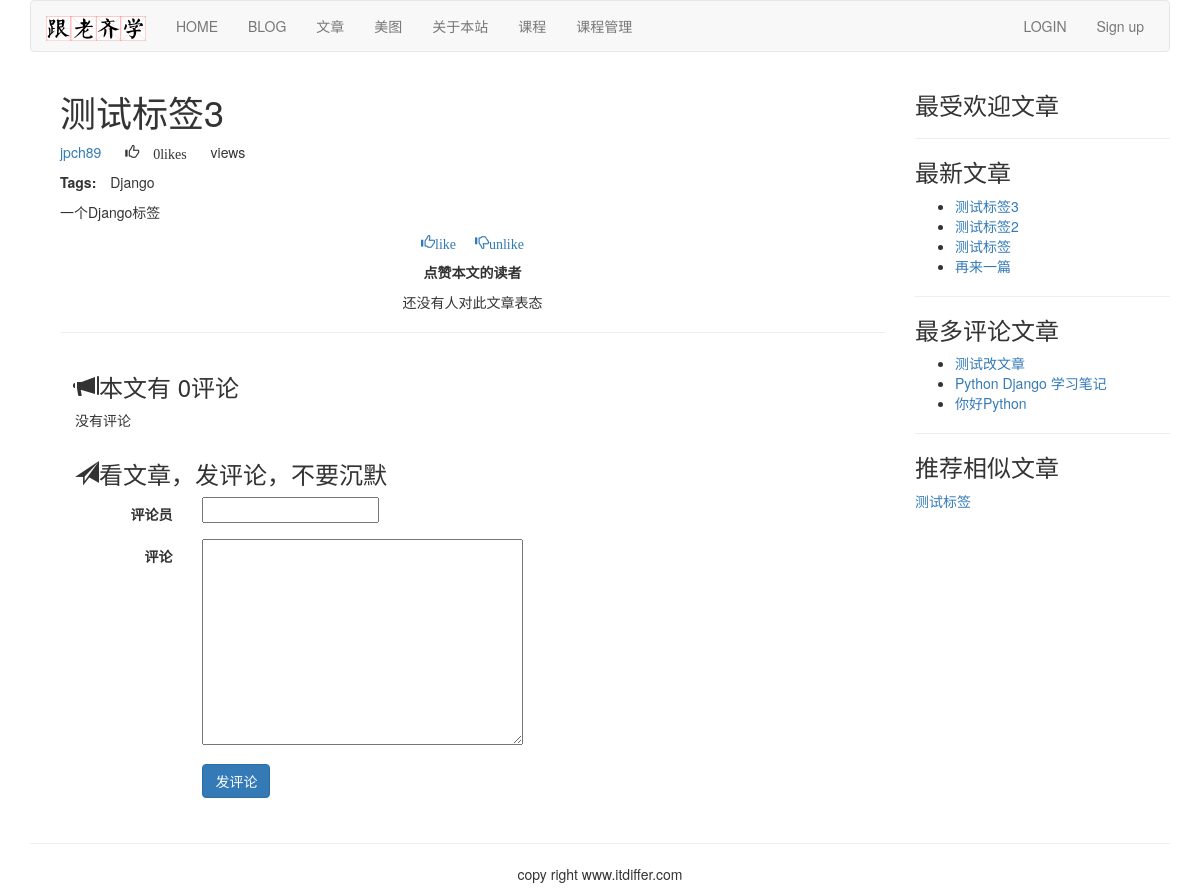
Screenshot of /article/article-content/15/Ce-Shi-Biao-Qian-3/ with the database file from the repository.
### article/models.py (models this page shows, shortened)
class ArticlePost(models.Model):
    author = models.ForeignKey(
        User, on_delete=models.CASCADE, related_name='article')
    title = models.CharField(max_length=200)
    slug = models.SlugField(max_length=500)
    column = models.ForeignKey(
        ArticleColumn, on_delete=models.CASCADE, related_name='article_column')
    body = models.TextField()
    created = models.DateTimeField(default=timezone.now)
    updated = models.DateTimeField(auto_now=True)
    users_like = models.ManyToManyField(User, related_name='articles_like', blank=True)
    article_tag = models.ManyToManyField(ArticleTag, related_name='article_tag', blank=True)
    class Meta:
        ordering = ('-updated', )
        index_together = (('id', 'slug'), )
    def get_url_path(self):
        return reverse('article:article_content', args=[self.id, self.slug])

class ArticleTag(models.Model):
    author = models.ForeignKey(User, on_delete=models.CASCADE, related_name='tag')
    tag = models.CharField(max_length=500)
    def __str__(self):
        return self.tag

### article/list_views.py (the view)
# urls.py: re_path('article-detail/(?P<id>\d+)/(?P<slug>[-\w]+)/$', views.article_detail, name='article_detail'),
def article_detail(request, id, slug):
    article = get_object_or_404(ArticlePost, id=id, slug=slug)
    total_views = r.incr('article:{}:views'.format(article.id))
    r.zincrby('article_ranking', 1, article.id)
    article_ranking = r.zrange('article_ranking', 0, -1, desc=True)[:10]
    article_ranking_ids = [int(id) for id in article_ranking]
    most_viewed = list(ArticlePost.objects.filter(id__in=article_ranking_ids))
    most_viewed.sort(key=lambda x: article_ranking_ids.index(x.id))
    if request.method == 'POST':
        comment_form = CommentForm(data=request.POST)
        if comment_form.is_valid():
            new_comment = comment_form.save(commit=False)
            new_comment.article = article
            new_comment.save()
    else:
        comment_form = CommentForm()
    article_tags_ids = article.article_tag.values_list('id', flat=True)
    similar_articles = ArticlePost.objects.filter(article_tag__in=article_tags_ids).exclude(id=article.id)
    similar_articles = similar_articles.annotate(same_tags=Count('article_tag')).order_by('-same_tags', '-created')[:4]
    return render(request, 'article/list/article_content.html', {
        'article': article,
        'total_views': total_views,
        'most_viewed': most_viewed,
        'comment_form': comment_form,
        'similar_articles': similar_articles})

### article/forms.py
class CommentForm(forms.ModelForm):
    class Meta:
        model = Comment
        fields = ('commentator', 'body')

### article/templatetags/article_tags.py (called while the page is built)
@register.inclusion_tag('article/list/latest_articles.html')
def latest_articles(n=5):
    latest_articles = ArticlePost.objects.order_by('-created')[:n]
    return {'latest_articles': latest_articles}

@register.simple_tag
def most_commented_articles(n=3):
    return ArticlePost.objects.annotate(total_comments=Count('comments')).order_by('-total_comments')[:n]

@register.filter(name='markdown')
def markdown_filter(text):
    return mark_safe(markdown.markdown(text))

### templates/article/list/article_content.html (shortened to what this page needs)
{% extends "base.html" %}
{% load static %}
{% load article_tags %}
{% block content %}
{% with total_likes=article.users_like.count users_like=article.users_like.all %}
<div class="container">
  <div class="col-md-9">
    <header>
      <h1>{{ article.title }}</h1>
      <p>
        <a href="{% url 'article:author_articles' article.author.username %}">
          {{ article.author.username }}
        </a>
        <span style="margin-left: 20px;" class="glyphicon glyphicon-thumbs-up">
          {{ total_likes }}like{{ total_likes | pluralize }}
        </span>
        <span style="margin-left: 20px;">
          {{ total_views }}view{{ total_views | pluralize }}
        </span>
      </p>
      <p>
        <span style="margin-right: 10px;">
          <strong>Tags:</strong>
        </span>
          {{ article.article_tag.all | join:', ' }}
      </p>
    </header>
    <link rel="stylesheet" href="{% static 'editor/css/editormd.preview.css' %}">
    <div id="editormd-view">
{{ article.body | markdown }}
    </div>
    <div>
      <p class="text-center">
        <a href="#" onclick="like_article({{ article.id }}, 'like')">
          <span class="glyphicon glyphicon-thumbs-up">like</span>
        </a>
        <a href="#" onclick="like_article({{ article.id }}, 'unlike')">
          <span class="glyphicon glyphicon-thumbs-down" style="margin-left: 15px;">unlike</span>
        </a>
      </p>
    </div>
    <div>
      <p class="text-center"><strong>点赞本文的读者</strong></p>
      {% for user in article.users_like.all %}
      <p class="text-center">{{ user.username }}</p>
      {% empty %}
      <p class="text-center">还没有人对此文章表态</p>
      {% endfor %}
    </div>
    <hr>
    <div>
      <div class="col-md-12">
        <h3><span class="glyphicon glyphicon-bullhorn"></span>本文有 {{ article.comments.count }}评论</h3>
        {% for comment in article.comments.all %}
        <div>
          <p><strong>{{ comment.commentator }}</strong>说：</p>
          <p style="margin-left: 40px;">{{ comment.body }}</p>
        </div>
        {% empty %}
        <p>没有评论</p>
        {% endfor %}
      </div>
      <div class="col-md-12">
        <h3><span class="glyphicon glyphicon-send"></span>看文章，发评论，不要沉默</h3>
      </div>
      <form action="." method="post" class="form-horizontal" role="form">
        <div class="form-group">
          <label for="inputEmail3" class="col-sm-2 control-label">评论员</label>
          <div class="col-sm-10">
            {{ comment_form.commentator }}
          </div>
        </div>
        <div class="form-group">
          <label for="inputEmail3" class="col-sm-2 control-label">评论</label>
          <div class="col-sm-10">
            {{ comment_form.body }}
          </div>
        </div>
        <div class="form-group">
          <div class="col-sm-offset-2 col-sm-10">
            <p><input type="submit" value="发评论" class="btn btn-primary"></p>
          </div>
        </div>
      </form>
    </div>
  </div>
  <div class="col-md-3">
    <p class="text-center">
      <h3>最受欢迎文章</h3>
    </p>
    <hr>
    <p class="text-center"><h3>最新文章</h3></p>
    {% latest_articles 4 %}
    <hr>
    <p class="text-center">
      <h3>最多评论文章</h3>
    </p>
    {% most_commented_articles as most_comments %}
    <ul>
      {% for comment_article in most_comments %}
        <li>
          <a href="{{ comment_article.get_url_path }}">{{ comment_article.title }}</a>
        </li>
      {% endfor %}
    </ul>
    <hr>
    <p class="text-center"><h3>推荐相似文章</h3></p>
    {% for similar in similar_articles %}
      <p><a href="{{ similar.get_url_path }}">{{ similar.title }}</a></p>
    {% empty %}
      <p>Sorry, 没有相似文章</p>
    {% endfor %}
  </div>
</div>
{% endwith %}
{% endblock content %}

### templates/article/list/latest_articles.html
<ul>
  {% for article in latest_articles %}
    <li>
      <a href="{{ article.get_url_path }}">{{ article.title }}</a>
    </li>
  {% endfor %}
</ul>

### rows the page displays
ArticlePost: title "测试标签3", author.username "jpch89", article_tag.all "Django", body "一个Django标签", comments.count "0"
ArticlePost: title "测试标签2"
ArticlePost: title "测试标签"
ArticlePost: title "再来一篇"
ArticlePost: title "测试改文章"
ArticlePost: title "Python Django 学习笔记"
ArticlePost: title "你好Python"

### other values shown
{{ total_likes }} "0"
{{ total_likes | pluralize }} "s"
{{ total_views | pluralize }} "s"
